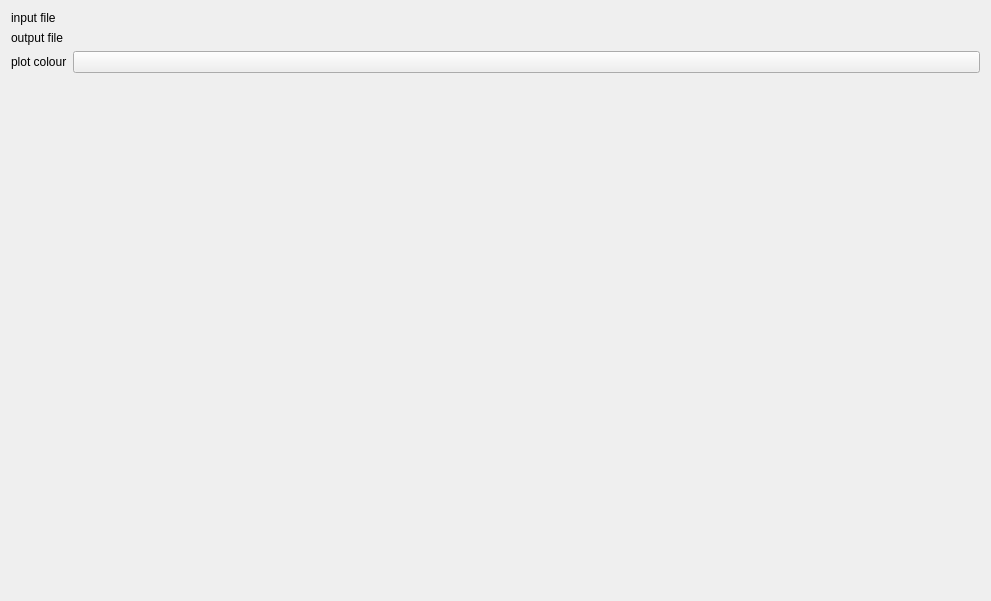
<?xml version="1.0" encoding="UTF-8"?>
<ui version="4.0">
 <class>Form</class>
 <widget class="QWidget" name="Form">
  <property name="geometry">
   <rect>
    <x>0</x>
    <y>0</y>
    <width>991</width>
    <height>601</height>
   </rect>
  </property>
  <property name="windowTitle">
   <string>Form</string>
  </property>
  <layout class="QVBoxLayout" name="verticalLayout">
   <item>
    <layout class="QFormLayout" name="formLayout">
     <item row="0" column="0">
      <widget class="QLabel" name="label_3">
       <property name="text">
        <string>input file</string>
       </property>
      </widget>
     </item>
     <item row="0" column="1">
      <widget class="CSIRO::Widgets::FileNameWidget" name="fileNameWidget">
       <property name="wsDataPath" stdset="0">
        <string>globalName:idontknow</string>
       </property>
       <property name="triggerUpdates" stdset="0">
        <bool>true</bool>
       </property>
      </widget>
     </item>
     <item row="1" column="0">
      <widget class="QLabel" name="label">
       <property name="text">
        <string>output file</string>
       </property>
      </widget>
     </item>
     <item row="1" column="1">
      <widget class="CSIRO::Widgets::FileNameWidget" name="fileNameWidget_2">
       <property name="wsDataPath" stdset="0">
        <string>globalName:outfile</string>
       </property>
       <property name="triggerUpdates" stdset="0">
        <bool>true</bool>
       </property>
      </widget>
     </item>
     <item row="2" column="0">
      <widget class="QLabel" name="label_2">
       <property name="text">
        <string>plot colour</string>
       </property>
      </widget>
     </item>
     <item row="2" column="1">
      <widget class="CSIRO::Widgets::ColorButton" name="colorSelectButton">
       <property name="wsDataPath" stdset="0">
        <string>globalName:color</string>
       </property>
       <property name="triggerUpdates" stdset="0">
        <bool>true</bool>
       </property>
      </widget>
     </item>
    </layout>
   </item>
   <item>
    <widget class="CSIRO::DataAnalysis::PlotWidget" name="plotWidget">
     <property name="wsDataPath" stdset="0">
      <string>globalName:plot</string>
     </property>
     <property name="triggerUpdates" stdset="0">
      <bool>true</bool>
     </property>
    </widget>
   </item>
  </layout>
 </widget>
 <customwidgets>
  <customwidget>
   <class>CSIRO::DataAnalysis::PlotWidget</class>
   <extends>QFrame</extends>
   <header>DataAnalysis/Plot2D/Widgets/plotwidget.h</header>
  </customwidget>
  <customwidget>
   <class>CSIRO::Widgets::ColorButton</class>
   <extends>QPushButton</extends>
   <header>Workspace/Widgets/colorbutton.h</header>
  </customwidget>
  <customwidget>
   <class>CSIRO::Widgets::FileNameWidget</class>
   <extends>QFrame</extends>
   <header>Workspace/Widgets/filenamewidget.h</header>
  </customwidget>
 </customwidgets>
 <resources/>
 <connections/>
</ui>
